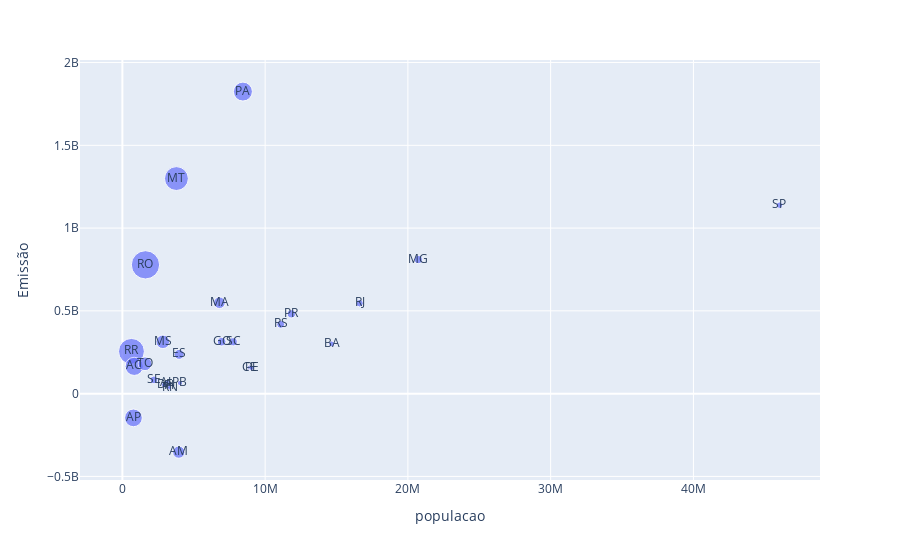

The notebook cell saved with this chart:
### Code cell
px.scatter(data_frame = dados_agrupados, x ='populacao', y = 'Emissão', text='Estado',size ='emissao_per_capita')

### Figure 1 — Plotly figure (JSON) as saved in the notebook; plotly's stock layout.template omitted (floating-point values rounded to 4 significant figures)
{"data": [{"hovertemplate": "populacao=%{x}<br>Emissão=%{y}<br>emissao_per_capita=%{marker.size}<br>Estado=%{text}<extra></extra>", "legendgroup": "", "marker": {"color": "#636efa", "size": [481.4, 402.3, 343.3, 216.1, 198.6, 189.1, 113.8, 110.5, 89.48, 80.76, 59.7, 45.15, 40.73, 40.36, 39.07, 37.75, 37.54, 32.87, 24.74, 20.5, 20.47, 18.14, 17.62, 17.26, 15.96, 14.75, 10.72], "sizemode": "area", "sizeref": 1.204, "symbol": "circle"}, "mode": "markers+text", "name": "", "orientation": "v", "showlegend": false, "text": ["RO", "RR", "MT", "PA", "AC", "AP", "TO", "MS", "AM", "MA", "ES", "GO", "PR", "SC", "MG", "RS", "SE", "RJ", "SP", "BA", "AL", "DF", "CE", "PE", "PB", "PI", "RN"], "type": "scatter", "x": [1616379, 634805, 3784239, 8442962, 829780, 774268, 1584306, 2833742, 3952262, 6800605, 3975100, 6950976, 11835379, 7762154, 20732660, 11088065, 2211868, 16615526, 46024937, 14659023, 3125254, 2923369, 8936431, 9051113, 4030961, 3270174, 3303953], "xaxis": "x", "y": [778100000.0, 255400000.0, 1299000000.0, 1825000000.0, 164800000.0, -146400000.0, 180300000.0, 313200000.0, -353600000.0, 549200000.0, 237300000.0, 313800000.0, 482000000.0, 313300000.0, 810000000.0, 418500000.0, 83030000.0, 546200000.0, 1139000000.0, 300500000.0, 63970000.0, 53040000.0, 157500000.0, 156200000.0, 64350000.0, 48250000.0, 35430000.0], "yaxis": "y"}], "layout": {"legend": {"itemsizing": "constant", "tracegroupgap": 0}, "margin": {"t": 60}, "xaxis": {"anchor": "y", "domain": [0, 1], "title": {"text": "populacao"}}, "yaxis": {"anchor": "x", "domain": [0, 1], "title": {"text": "Emissão"}}}}
